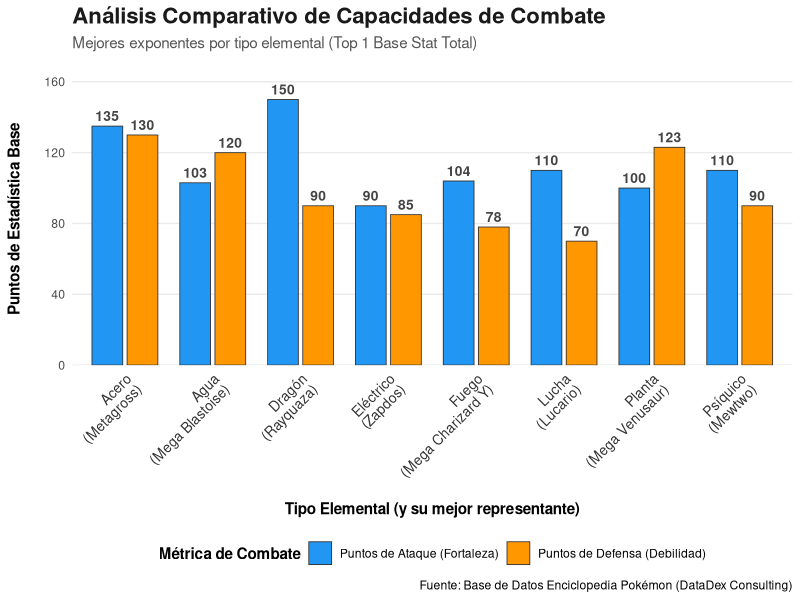
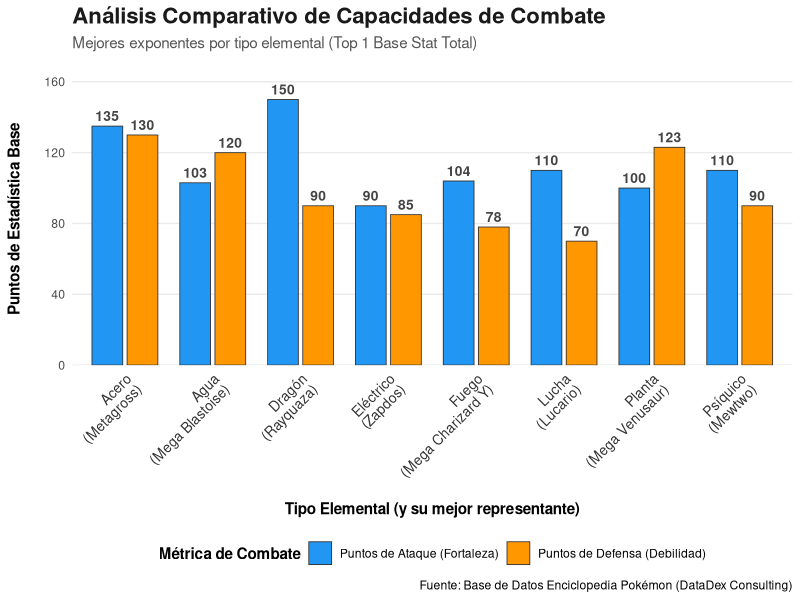

R code for these plots, in order:
# DataDex Consulting - Área de Análisis de Datos
# Proyecto: Enciclopedia Pokémon
# Gráfica: Comparativa de Fortalezas (Ataque) vs Debilidades (Defensa) de los Mejores Pokémon por Tipo

# 1. INSTALACIÓN Y CARGA DE LIBRERÍAS
install.packages("ggplot2")
install.packages("tidyr") 
install.packages("dplyr") 

library(ggplot2)
library(tidyr)
library(dplyr)

# ==============================================================================
# 2. SIMULACIÓN DE DATOS (REMPLAZAR ESTO CON LA CONEXIÓN A TU BD MYSQL)
# En producción, usarías: df_pokemon_combat <- dbGetQuery(con, "SELECT ...")
# ==============================================================================

# Simulamos el Top 1 de algunos tipos clave (representando al "mejor")
df_pokemon_combat <- data.frame(
  tipo_principal = c("Fuego", "Agua", "Planta", "Eléctrico", "Lucha", "Psíquico", "Dragón", "Acero"),
  best_pokemon_name = c("Mega Charizard Y", "Mega Blastoise", "Mega Venusaur", "Zapdos", "Lucario", "Mewtwo", "Rayquaza", "Metagross"),
  ataque_base = c(104, 103, 100, 90, 110, 110, 150, 135),
  defensa_base = c(78, 120, 123, 85, 70, 90, 90, 130)
)

# ==============================================================================
# 3. PREPARACIÓN DE DATOS PARA GGPLOT (Normalización)
# ==============================================================================

df_long <- df_pokemon_combat %>%
  select(tipo_principal, best_pokemon_name, ataque_base, defensa_base) %>%
  pivot_longer(cols = c(ataque_base, defensa_base), 
               names_to = "stat_type", 
               values_to = "stat_value")

# Mejoramos los nombres para la leyenda
df_long$stat_type <- ifelse(df_long$stat_type == "ataque_base", "Puntos de Ataque (Fortaleza)", "Puntos de Defensa (Debilidad)")

# Creamos una etiqueta combinada para el eje X
df_long$ejex_label <- paste0(df_long$tipo_principal, "\n(", df_long$best_pokemon_name, ")")

# ==============================================================================
# 4. GENERACIÓN DE LA GRÁFICA CON GGPLOT2 (Estilo DataDex)
# ==============================================================================

# Definimos la paleta de colores corporativos de DataDex Consulting (Azul y Gris profesional)
# Pero usaremos una paleta más "viva" para diferenciar Ataque de Defensa
colores_datadex <- c("Puntos de Ataque (Fortaleza)" = "#2196F3",    # Azul brillante para ataque
                     "Puntos de Defensa (Debilidad)" = "#FF9800") # Naranja para defensa

grafica_comparativa <- ggplot(df_long, aes(x = ejex_label, y = stat_value, fill = stat_type)) +
  # Barras agrupadas (position = "dodge") con borde sutil
  geom_bar(stat = "identity", position = position_dodge(width = 0.8), width = 0.7, color = "#333333", size = 0.3) +
  
  # Etiquetas de valor sobre las barras
  geom_text(aes(label = stat_value), 
            position = position_dodge(width = 0.8), 
            vjust = -0.5, size = 3.5, fontface = "bold", color = "#444444") +
  
  # Escalas de color y etiquetas
  scale_fill_manual(values = colores_datadex) +
  labs(title = "Análisis Comparativo de Capacidades de Combate",
       subtitle = "Mejores exponentes por tipo elemental (Top 1 Base Stat Total)",
       caption = "Fuente: Base de Datos Enciclopedia Pokémon (DataDex Consulting)",
       x = "Tipo Elemental (y su mejor representante)",
       y = "Puntos de Estadística Base",
       fill = "Métrica de Combate") +
  
  # TEMA Y ESTILO 
  theme_minimal() +
  theme(
    text = element_text(family = "sans"),
    plot.title = element_text(face = "bold", size = 16, color = "#1a1a1a"),
    plot.subtitle = element_text(size = 11, color = "#555555", margin = margin(b = 15)),
    axis.title.x = element_text(face = "bold", margin = margin(t = 15)),
    axis.title.y = element_text(face = "bold", margin = margin(r = 15)),
    axis.text.x = element_text(angle = 45, hjust = 1, size = 10, color = "#333333"),
    legend.position = "bottom",
    legend.title = element_text(face = "bold"),
    panel.grid.major.x = element_blank(), # Quitamos líneas verticales para limpieza
    panel.grid.minor = element_blank()
  ) +
  
  # Ajuste del límite del eje Y para que no se corten las etiquetas
  scale_y_continuous(expand = expansion(mult = c(0, 0.1)))

# ==============================================================================
# 5. VISUALIZACIÓN Y GUARDADO
# ==============================================================================
print(grafica_comparativa)

# Para guardar la imagen
ggsave("docs/assets/grafica_comparativa_fortalezas.png", grafica_comparativa, width = 10, height = 7, dpi = 300)
